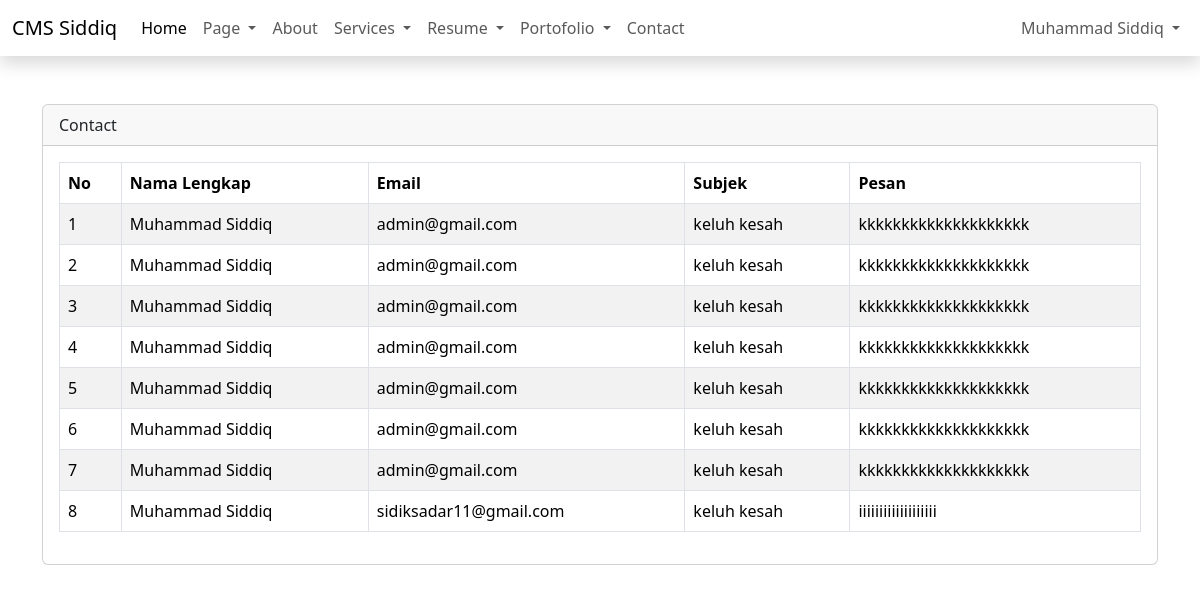
/admin/dashboard.php?page=contact (signed in), run on the app's committed database.
### tables this page shows
CREATE TABLE `contacts` (
  `id` int(20) NOT NULL,
  `name` varchar(50) NOT NULL,
  `email` varchar(50) NOT NULL,
  `subject` varchar(50) NOT NULL,
  `message` varchar(500) NOT NULL,
  `created_at` timestamp NOT NULL DEFAULT current_timestamp() ON UPDATE current_timestamp(),
  `updated_at` timestamp NOT NULL DEFAULT current_timestamp()
);

### admin/content/contact.php (the view, shortened to what this page needs)
<?php
$query = mysqli_query($config, "SELECT * FROM contacts ORDER BY id DESC");
$row = mysqli_fetch_all($query, MYSQLI_ASSOC);
?>
<div class="table-responsive">
    <table id="table" class="table table-bordered table-striped">
        <thead>
            <tr>
                <th>No</th>
                <th>Nama Lengkap</th>
                <th>Email</th>
                <th>Subjek</th>
                <th>Pesan</th>
            </tr>
        </thead>
        <tbody>
            <?php $i = 1;
            foreach ($row as $key => $data): ?>
                <tr>
                    <td><?= $key + 1 ?></td>
                    <td><?= $data['name'] ?></td>
                    <td><?= $data['email'] ?></td>
                    <td><?= $data['subject'] ?></td>
                    <td><?= $data['message'] ?></td>
                </tr>
            <?php endforeach ?>
        </tbody>
    </table>
</div>

### data on the page
contacts: name "Muhammad Siddiq", email "admin@gmail.com", subject "keluh kesah", message "kkkkkkkkkkkkkkkkkkkk"
contacts: name "Muhammad Siddiq", email "admin@gmail.com", subject "keluh kesah", message "kkkkkkkkkkkkkkkkkkkk"
contacts: name "Muhammad Siddiq", email "admin@gmail.com", subject "keluh kesah", message "kkkkkkkkkkkkkkkkkkkk"
contacts: name "Muhammad Siddiq", email "admin@gmail.com", subject "keluh kesah", message "kkkkkkkkkkkkkkkkkkkk"
contacts: name "Muhammad Siddiq", email "admin@gmail.com", subject "keluh kesah", message "kkkkkkkkkkkkkkkkkkkk"
contacts: name "Muhammad Siddiq", email "admin@gmail.com", subject "keluh kesah", message "kkkkkkkkkkkkkkkkkkkk"
contacts: name "Muhammad Siddiq", email "admin@gmail.com", subject "keluh kesah", message "kkkkkkkkkkkkkkkkkkkk"
contacts: name "Muhammad Siddiq", email "sidiksadar11@gmail.com", subject "keluh kesah", message "iiiiiiiiiiiiiiiiiii"

### other printed values
$_name "Muhammad Siddiq"
str_replace("-", " ",  ucfirst($_GET['page'])) "Contact"
